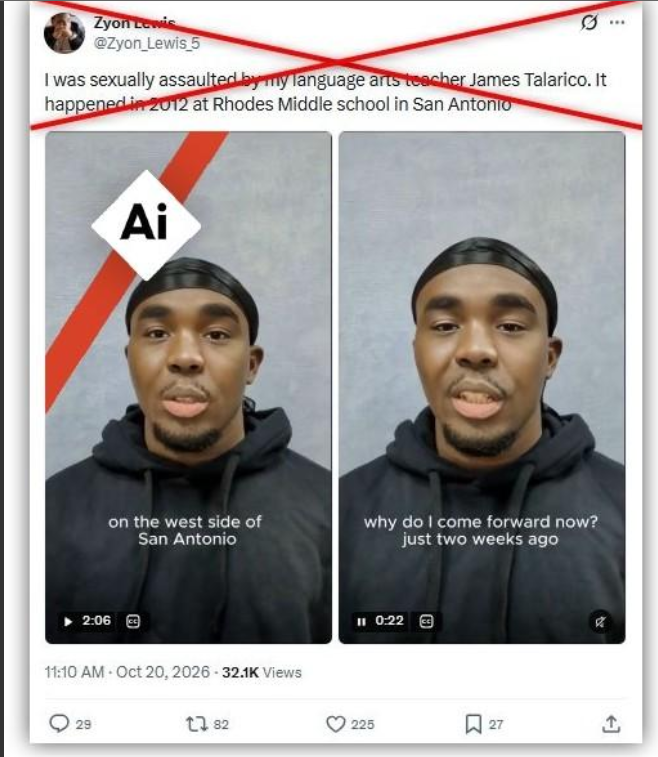
#> input picture data/images/SAMPLE_001.png, 658 x 757 px; its folder holds only this picture in this run
$ python create_image_contact_sheet.py
#> lines starting #> are read from the running program, lines starting #| are printed output that depends on the picture

from pathlib import Path
from PIL import Image, ImageDraw
import math

BASE_DIR = Path(__file__).resolve().parent.parent

IMAGE_DIR = BASE_DIR / "data" / "images"
OUTPUT_DIR = BASE_DIR / "outputs" / "image_contact_sheets"

OUTPUT_DIR.mkdir(parents=True, exist_ok=True)

SUPPORTED = {".jpg", ".jpeg", ".png", ".webp", ".bmp"}

files = sorted(
    p for p in IMAGE_DIR.rglob("*")
    if p.is_file() and p.suffix.lower() in SUPPORTED
)

if not files:
    raise FileNotFoundError("No images found in data/images.")

PAGE_SIZE = 25
CELL_W = 220
CELL_H = 200
THUMB_W = 200
THUMB_H = 155
COLUMNS = 5

for page_number in range(math.ceil(len(files) / PAGE_SIZE)):

    page_files = files[
        page_number * PAGE_SIZE:
        (page_number + 1) * PAGE_SIZE
    ]

    rows = math.ceil(len(page_files) / COLUMNS)

    sheet = Image.new(
        "RGB",
        (COLUMNS * CELL_W, rows * CELL_H),
        "white"
    )
#> sheet: PIL image 1100x200 RGB; every value is 255

    draw = ImageDraw.Draw(sheet)

    for i, path in enumerate(page_files):

        try:
            image = Image.open(path).convert("RGB")
#> image is the input picture: PIL image 658x757 RGB; mean R, G, B 162.1, 157.6, 157.2
            image.thumbnail((THUMB_W, THUMB_H))
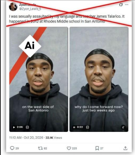
#> image: PIL image 135x155 RGB; mean R, G, B 162.2, 157.7, 157.3

            col = i % COLUMNS
            row = i // COLUMNS

            x = col * CELL_W
            y = row * CELL_H

            image_x = x + (CELL_W - image.width) // 2
#> image_x = 42
            image_y = y + 5

            sheet.paste(image, (image_x, image_y))
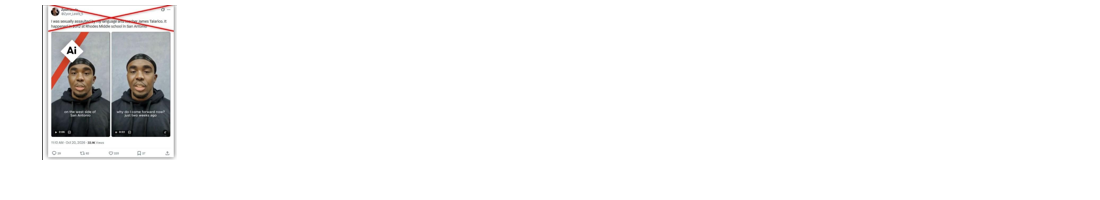
#> sheet: PIL image 1100x200 RGB; mean R, G, B 246.2, 245.7, 245.7

            draw.text(
                (x + 5, y + 165),
                path.name[:32],
                fill="black"
            )

        except Exception as error:
            print("Could not open:", path.name, error)

    output_path = (
        OUTPUT_DIR /
        f"contact_sheet_{page_number + 1}.jpg"
    )

    sheet.save(output_path, quality=90)
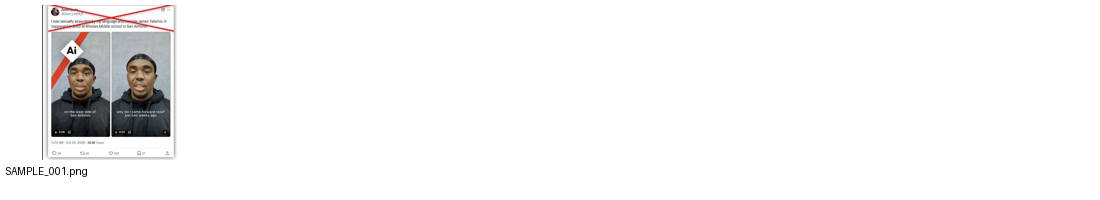
#> saved as contact_sheet_1.jpg: PIL image 1100x200 RGB; mean R, G, B 245.9, 245.5, 245.5

    print("Saved:", output_path)

print("\nTotal images:", len(files))
print("Contact sheets created successfully!")

$ run again, on data/images/SAMPLE_002.png
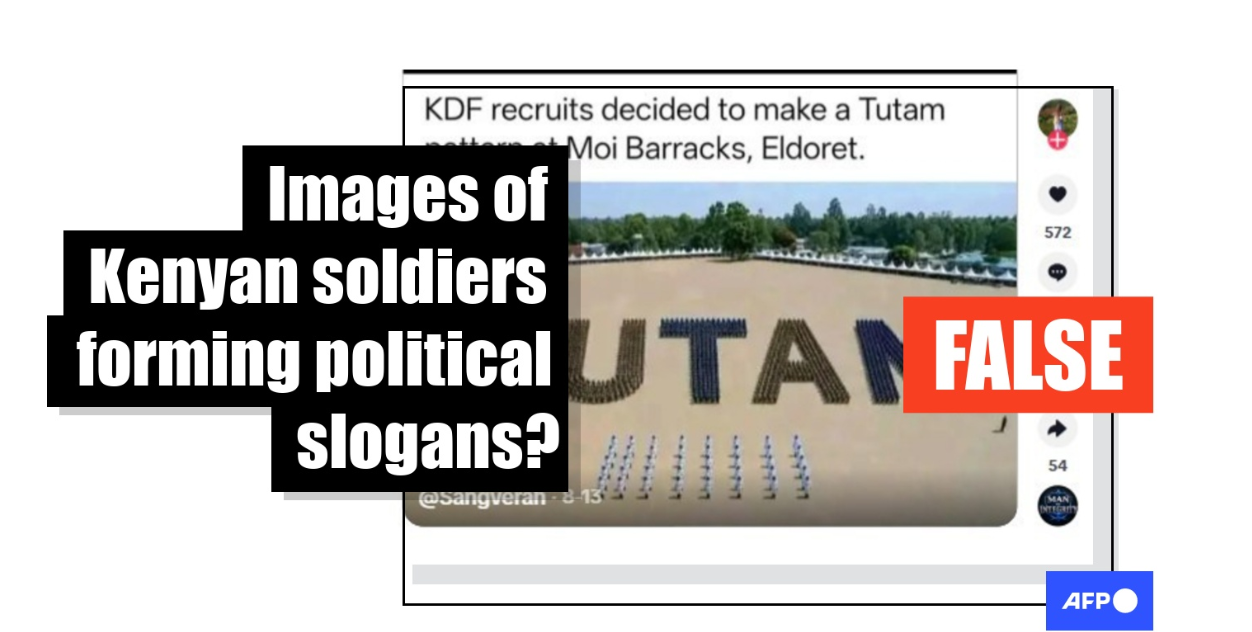
#> input picture data/images/SAMPLE_002.png, 1252 x 632 px
#> image is the input picture: PIL image 1252x632 RGB; mean R, G, B 196.4, 191.8, 190.1
#> `image.thumbnail((THUMB_W, THUMB_H))`:
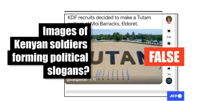
#> image: PIL image 200x101 RGB; mean R, G, B 196.2, 191.5, 189.9
#> `sheet.save(output_path, quality=90)`:
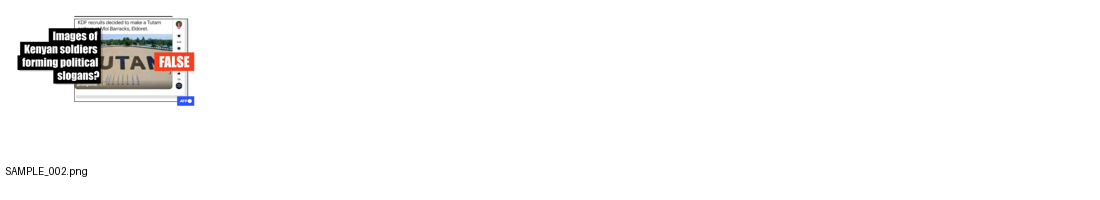
#> saved as contact_sheet_1.jpg: PIL image 1100x200 RGB; mean R, G, B 249.4, 248.9, 248.8
